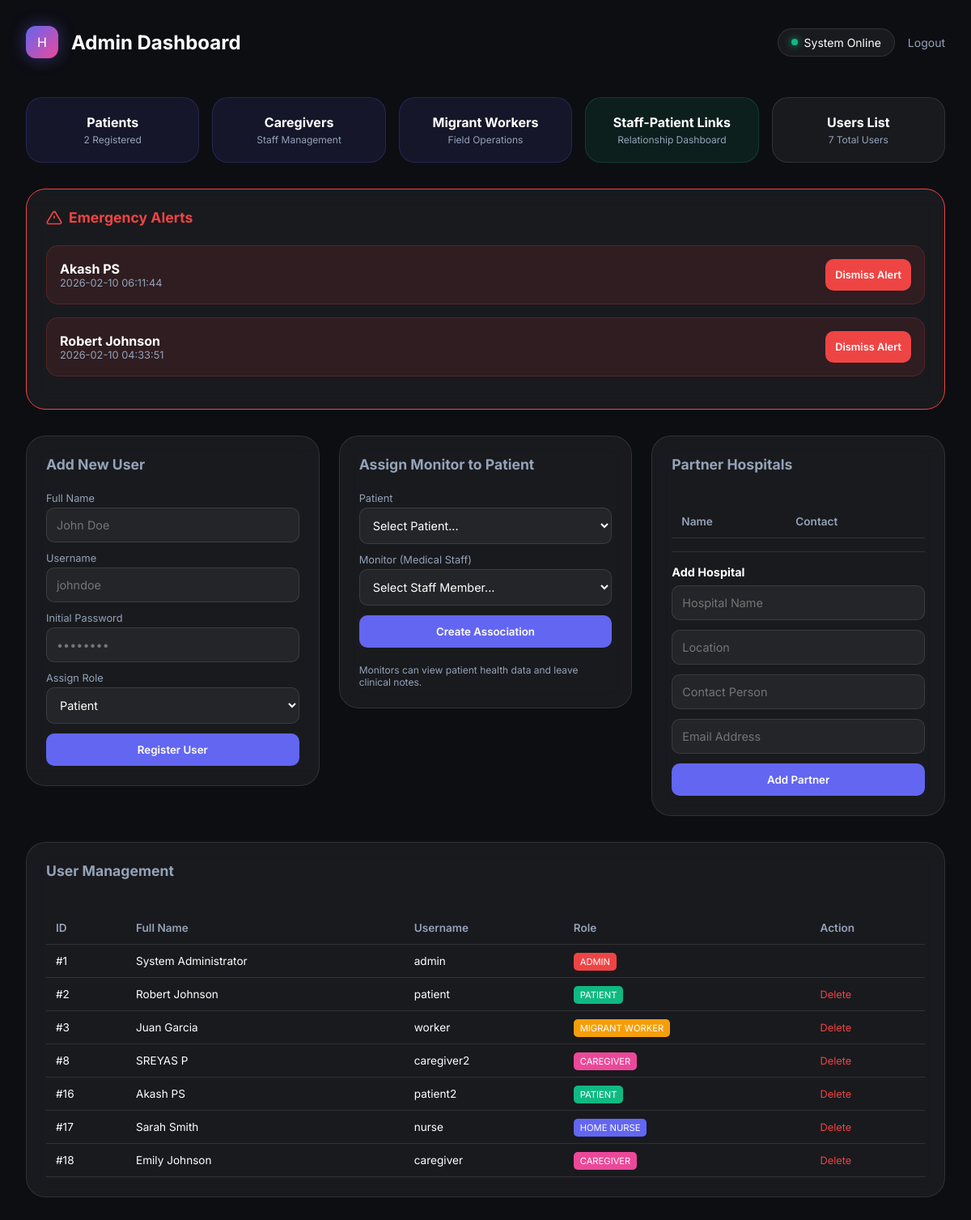
Page /admin/ (signed in) on the committed database.
### tables this page shows
CREATE TABLE sos_alerts (
        id INTEGER PRIMARY KEY AUTOINCREMENT,
        patient_id INTEGER,
        status TEXT DEFAULT 'active',
        timestamp DATETIME DEFAULT CURRENT_TIMESTAMP,
        FOREIGN KEY (patient_id) REFERENCES users(id) ON DELETE CASCADE
    );

CREATE TABLE users (
        id INTEGER PRIMARY KEY AUTOINCREMENT,
        username TEXT UNIQUE,
        password TEXT,
        role TEXT,
        full_name TEXT
    );

### routes_admin.py (the view)
@admin_bp.route('/')
@roles_required('admin')
def index():
    view_user_id = request.args.get('user_id')
    conn = get_db_connection()
    patients = conn.execute("SELECT id, full_name, role FROM users WHERE role = 'patient'").fetchall()
    active_sos = conn.execute("SELECT s.*, u.full_name FROM sos_alerts s JOIN users u ON s.patient_id = u.id WHERE s.status = 'active' ORDER BY s.timestamp DESC").fetchall()
    hospitals = conn.execute("SELECT * FROM hospitals").fetchall()
    all_users = conn.execute("SELECT * FROM users").fetchall()
    monitors = conn.execute("SELECT id, username, role FROM users WHERE role IN ('home_nurse', 'caregiver', 'migrant_worker')").fetchall()
    conn.close()
    clinical_info = None
    medication_alerts = []
    if view_user_id:
        conn = get_db_connection()
        clinical_info = conn.execute("SELECT * FROM patient_clinical_info WHERE patient_id = ?", (view_user_id,)).fetchone()
        medication_alerts = conn.execute("SELECT * FROM medication_alerts WHERE user_id = ? ORDER BY time ASC", (view_user_id,)).fetchall()
        conn.close()
    return render_template('admin/index.html',
                           patients=patients,
                           active_sos=active_sos,
                           hospitals=hospitals,
                           all_users=all_users,
                           monitors=monitors,
                           view_user_id=view_user_id,
                           clinical_info=clinical_info,
                           medication_alerts=medication_alerts)

### auth_utils.py (called while the page is built)
def roles_required(*roles):
    def decorator(f):
        @wraps(f)
        def decorated_function(*args, **kwargs):
            if 'user_id' not in session:
                return redirect(url_for('login'))
            if session.get('role') not in roles:
                abort(403, description="Access Denied. You do not have the required permissions.")
            return f(*args, **kwargs)
        return decorated_function
    return decorator

### db.py (called while the page is built)
def get_db_connection():
    conn = sqlite3.connect(DB_PATH)
    conn.row_factory = sqlite3.Row
    return conn

### templates/admin/index.html (shortened to what this page needs)
<!DOCTYPE html>
<html lang="en">
<head>
    <link rel="stylesheet" href="{{ url_for('static', filename='style.css') }}">
</head>
<body>
    <div class="container">
        <header>
            <div class="logo-container">
                <div class="logo-icon">H</div>
                <h1>Admin Dashboard</h1>
            </div>
            <div style="display: flex; gap: 1rem; align-items: center;">
                <span class="status-badge">
                    <div class="status-dot"></div>
                    System Online
                </span>
                <a href="{{ url_for('logout') }}"
                    style="color: var(--text-secondary); text-decoration: none; font-size: 0.875rem;">Logout</a>
            </div>
        </header>
        <div class="nav-links">
            <a href="{{ url_for('admin.patients_list') }}" class="nav-card">
                <h3>Patients</h3>
                <span>{{ patients|length }} Registered</span>
            </a>
            <a href="{{ url_for('admin.caregivers') }}" class="nav-card">
                <h3>Caregivers</h3>
                <span>Staff Management</span>
            </a>
            <a href="{{ url_for('admin.migrant_workers') }}" class="nav-card">
                <h3>Migrant Workers</h3>
                <span>Field Operations</span>
            </a>
            <a href="{{ url_for('admin.relationships') }}" class="nav-card"
                style="background: rgba(16, 185, 129, 0.1); border: 1px solid rgba(16, 185, 129, 0.2);">
                <h3>Staff-Patient Links</h3>
                <span>Relationship Dashboard</span>
            </a>
            <a href="#users" class="nav-card"
                style="background: rgba(255,255,255,0.05); border: 1px solid var(--glass-border);">
                <h3>Users List</h3>
                <span>{{ all_users|length }} Total Users</span>
            </a>
        </div>
        {% if active_sos %}
        <div class="admin-card" style="margin-bottom: 2rem; border-color: #ef4444;">
            <h2 style="color: #ef4444;"><svg width="20" height="20" viewBox="0 0 24 24" fill="none"
                    stroke="currentColor" stroke-width="2">
                    <path
                        d="M10.29 3.86L1.82 18a2 2 0 001.71 3h16.94a2 2 0 001.71-3L13.71 3.86a2 2 0 00-3.42 0zM12 9v4m0 4h.01" />
                </svg> Emergency Alerts</h2>
            {% for sos in active_sos %}
            <div class="sos-item">
                <div>
                    <strong>{{ sos.full_name }}</strong>
                    <div style="font-size: 0.8rem; color: var(--text-secondary);">{{ sos.timestamp }}</div>
                </div>
                <form action="{{ url_for('admin.action') }}" method="POST">
                    <button type="submit" class="btn-submit" style="background: #ef4444; font-size: 0.8rem;">Dismiss
                        Alert</button>
                </form>
            </div>
            {% endfor %}
        </div>
        {% endif %}
        <div class="admin-grid">
            <div class="admin-card">
                <h2>Add New User</h2>
                <form action="{{ url_for('admin.action') }}" method="POST" class="admin-form">
                    <label>Full Name</label>
                    <input type="text" name="full_name" placeholder="John Doe" required>
                    <label>Username</label>
                    <input type="text" name="username" placeholder="johndoe" required>
                    <label>Initial Password</label>
                    <input type="password" name="password" placeholder="••••••••" required>
                    <label>Assign Role</label>
                    <select name="role" required>
                        <option value="patient">Patient</option>
                    </select>
                    <button type="submit" class="btn-submit">Register User</button>
                </form>
            </div>
            <div class="admin-card">
                <h2>Assign Monitor to Patient</h2>
                <form action="{{ url_for('admin.action') }}" method="POST" class="admin-form">
                    <label>Patient</label>
                    <select name="patient_id" required>
                        <option value="">Select Patient...</option>
                    </select>
                    <label>Monitor (Medical Staff)</label>
                    <select name="monitor_id" required>
                        <option value="">Select Staff Member...</option>
                    </select>
                    <button type="submit" class="btn-submit">Create Association</button>
                    <p style="font-size: 0.75rem; color: var(--text-secondary); margin-top: 0.5rem;">
                        Monitors can view patient health data and leave clinical notes.
                    </p>
                </form>
            </div>
            <div class="admin-card">
                <h2>Partner Hospitals</h2>
                <div style="max-height: 200px; overflow-y: auto; margin-bottom: 1rem;">
                    <table class="admin-table">
                        <thead>
                            <tr>
                                <th>Name</th>
                                <th>Contact</th>
                            </tr>
                        </thead>
                    </table>
                </div>
                <hr style="border: none; border-top: 1px solid var(--glass-border); margin: 1rem 0;">
                <h3 style="font-size: 0.9rem; margin-bottom: 0.5rem;">Add Hospital</h3>
                <form action="{{ url_for('admin.action') }}" method="POST" class="admin-form">
                    <input type="text" name="h_name" placeholder="Hospital Name" required>
                    <input type="text" name="h_address" placeholder="Location">
                    <input type="text" name="h_contact" placeholder="Contact Person">
                    <input type="email" name="h_email" placeholder="Email Address">
                    <button type="submit" class="btn-submit">Add Partner</button>
                </form>
            </div>
        </div>
        <div id="users" class="admin-card" style="margin-top: 2rem;">
            <h2>User Management</h2>
            <div style="overflow-x: auto;">
                <table class="admin-table">
                    <thead>
                        <tr>
                            <th>ID</th>
                            <th>Full Name</th>
                            <th>Username</th>
                            <th>Role</th>
                            <th>Action</th>
                        </tr>
                    </thead>
                    <tbody>
                        {% for user in all_users %}
                        <tr>
                            <td>#{{ user.id }}</td>
                            <td>{{ user.full_name }}</td>
                            <td><code>{{ user.username }}</code></td>
                            <td><span class="badge badge-{{ user.role }}">{{ user.role|replace('_', ' ') }}</span></td>
                            <td>
                                {% if user.role != 'admin' %}
                                <form action="{{ url_for('admin.action') }}" method="POST" style="display: inline;"
                                    onsubmit="return confirm('Really delete user {{ user.username }}?');">
                                    <button type="submit"
                                        style="background: none; border: none; color: #ef4444; cursor: pointer; font-size: 0.8rem;">Delete</button>
                                </form>
                                {% endif %}
                            </td>
                        </tr>
                        {% endfor %}
                    </tbody>
                </table>
            </div>
        </div>
    </div>
</body>
</html>

### static/style.css (style rules this page uses)
:root { --bg-color: #0d0e12; --card-bg: rgba(255, 255, 255, 0.05); --accent-primary: #6366f1; --accent-secondary: #ec4899; --text-primary: #ffffff; --text-secondary: #94a3b8; --glass-border: rgba(255, 255, 255, 0.1); --heart-rate-color: #ef4444; --temp-color: #f59e0b; --oxygen-color: #10b981; }
* { margin: 0; padding: 0; box-sizing: border-box; font-family: 'Inter', -apple-system, sans-serif; }
body { background-color: var(--bg-color); color: var(--text-primary); min-height: 100vh; overflow-x: hidden; }
.container { max-width: 1200px; margin: 0 auto; padding: 2rem; }
header { margin-bottom: 3rem; display: flex; justify-content: space-between; align-items: center; }
.logo-container { display: flex; align-items: center; gap: 1rem; }
.logo-icon { width: 40px; height: 40px; background: linear-gradient(135deg, var(--accent-primary), var(--accent-secondary)); border-radius: 12px; display: flex; align-items: center; justify-content: center; box-shadow: 0 0 20px rgba(99, 102, 241, 0.4); }
h1 { font-size: 1.5rem; font-weight: 700; }
.status-badge { padding: 0.5rem 1rem; background: var(--card-bg); border: 1px solid var(--glass-border); border-radius: 99px; font-size: 0.875rem; display: flex; align-items: center; gap: 0.5rem; }
.status-dot { width: 8px; height: 8px; background: #10b981; border-radius: 50%; box-shadow: 0 0 10px #10b981; }

### templates/admin/index.html (style rules this page uses)
.admin-grid { display: grid; grid-template-columns: repeat(auto-fit, minmax(350px, 1fr)); gap: 1.5rem; margin-top: 2rem; }
.admin-card { background: var(--card-bg); backdrop-filter: blur(12px); border: 1px solid var(--glass-border); border-radius: 24px; padding: 1.5rem; height: fit-content; }
.admin-card h2 { font-size: 1.1rem; margin-bottom: 1.5rem; display: flex; align-items: center; gap: 0.5rem; color: var(--text-secondary); }
.nav-links { display: grid; grid-template-columns: repeat(auto-fit, minmax(200px, 1fr)); gap: 1rem; margin-bottom: 2rem; }
.nav-card { background: rgba(99, 102, 241, 0.1); border: 1px solid rgba(99, 102, 241, 0.2); padding: 1.25rem; border-radius: 20px; text-decoration: none; color: white; transition: all 0.3s ease; text-align: center; }
.nav-card h3 { font-size: 1rem; }
.nav-card span { display: block; font-size: 0.75rem; color: var(--text-secondary); margin-top: 0.25rem; }
.sos-item { background: rgba(239, 68, 68, 0.1); border: 1px solid rgba(239, 68, 68, 0.2); padding: 1rem; border-radius: 15px; margin-bottom: 1rem; display: flex; justify-content: space-between; align-items: center; }
.admin-form { display: flex; flex-direction: column; gap: 0.75rem; }
.admin-form label { font-size: 0.8rem; color: var(--text-secondary); margin-bottom: -0.5rem; }
.admin-form input, .admin-form select, .admin-form textarea { background: rgba(255, 255, 255, 0.05); border: 1px solid var(--glass-border); padding: 0.75rem; border-radius: 10px; color: white; outline: none; font-size: 0.9rem; }
.btn-submit { background: var(--accent-primary); color: white; border: none; padding: 0.75rem; border-radius: 10px; cursor: pointer; font-weight: 600; transition: opacity 0.2s; }
.admin-table { width: 100%; border-collapse: collapse; margin-top: 1rem; font-size: 0.85rem; }
.admin-table th, .admin-table td { text-align: left; padding: 0.75rem; border-bottom: 1px solid var(--glass-border); }
.admin-table th { color: var(--text-secondary); font-weight: 600; }
.badge { padding: 0.25rem 0.5rem; border-radius: 5px; font-size: 0.7rem; text-transform: uppercase; }
.badge-admin { background: #ef4444; }
.badge-home_nurse { background: #6366f1; }
.badge-patient { background: #10b981; }
.badge-caregiver { background: #ec4899; }
.badge-migrant_worker { background: #f59e0b; }

### rows in the picture
sos_alerts: full_name "Akash PS", timestamp "2026-02-10 06:11:44"
sos_alerts: full_name "Robert Johnson", timestamp "2026-02-10 04:33:51"
users: id "1", full_name "System Administrator", username "admin", role "ADMIN"
users: id "2", full_name "Robert Johnson", username "patient", role "PATIENT"
users: id "3", full_name "Juan Garcia", username "worker", role "MIGRANT WORKER"
users: id "8", full_name "SREYAS P", username "caregiver2", role "CAREGIVER"
users: id "16", full_name "Akash PS", username "patient2", role "PATIENT"
users: id "17", full_name "Sarah Smith", username "nurse", role "HOME NURSE"
users: id "18", full_name "Emily Johnson", username "caregiver", role "CAREGIVER"

### other values in the picture
{{ patients|length }} "2"
{{ all_users|length }} "7"
